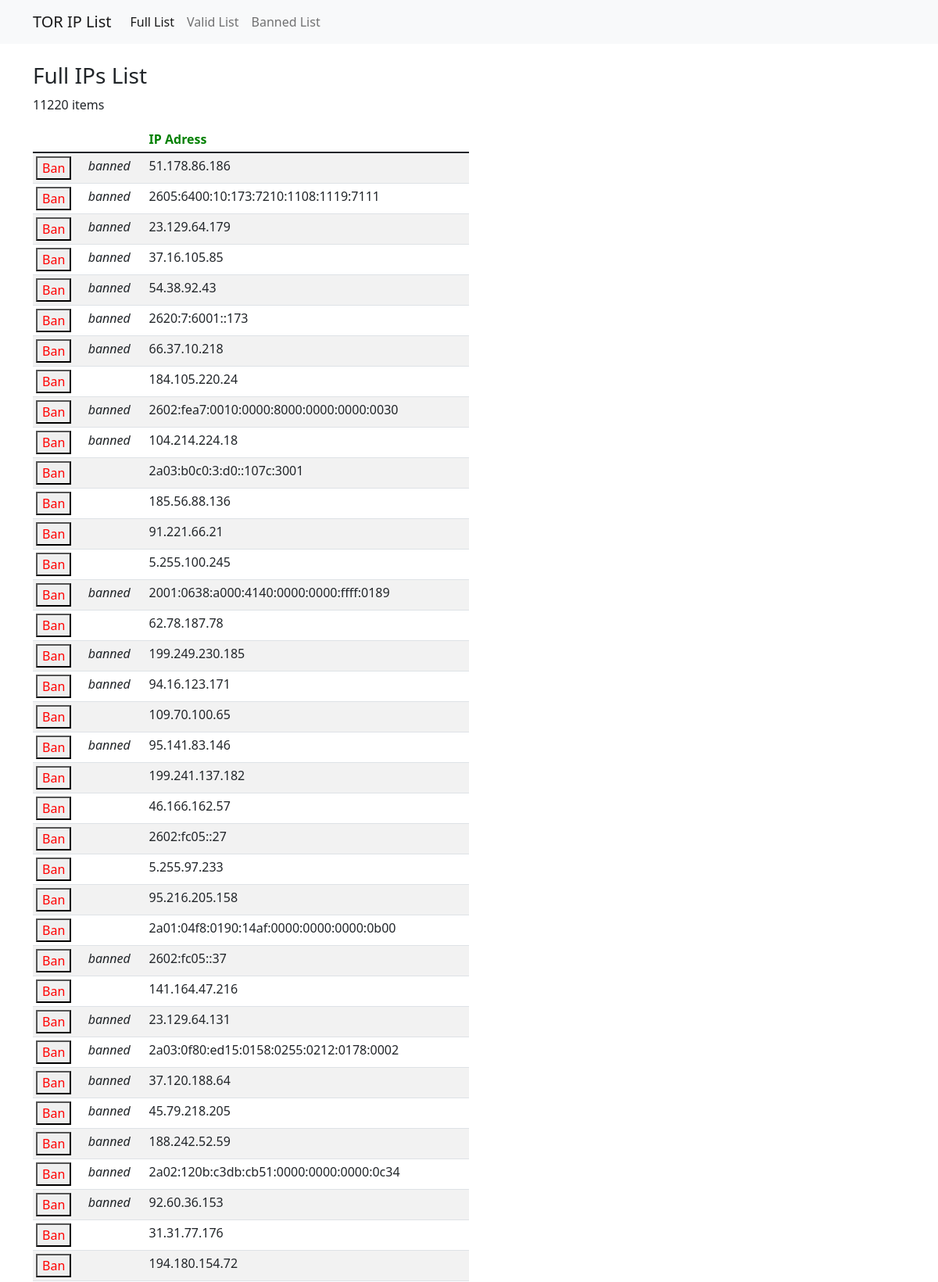
Page /fullList (upper part) on the committed database.
### tables this page shows
CREATE TABLE ip (
                ip_address TEXT PRIMARY KEY
            );

### main.py (the view)
@app.get('/fullList')
@cross_origin(supports_credentials=True)
def FullList():
    resp = server_FetchFullList()
    if request.content_type == 'application/json':
        print('--- JSON ---')
        resp = make_response(jsonify(resp))
        return resp
    else:
        if request.args.get("all"):
            size = len(resp)
        else:
            size = 50
        bans = {}
        for ip in server_getBannedList():
            try:
                bans[ip] = "banned"
            except:
                print(ip + ": Ip not in list")
        return render_template('fullList.html', total = len(resp), len = len(resp[0:size]), ips = resp, bans = bans)

### src/app_server.py (called while the page is built)
def server_FetchFullList():
    if utils_CheckTime(): # returns true if more than 30 minutes have passed
        data1 = utils_getIpsOnionoo()
        data2 = utils_getIpsTorNodes()
        print(len(data1), " entries from https://onionoo.torproject.org/summary?limit=5000")
        print(len(data2), " entries from https://www.dan.me.uk/torlist/")
        fullList = list(set(list(data1+data2)))
        db_InsertIP_FullList(fullList)
    else:
        fullList = db_GetList('full')
    return fullList

def server_getBannedList():
    return db_GetList('banned')

### src/database/ipDB.py (called while the page is built)
def db_connect_to_db():
    conn = sl.connect('src/database/ips_tor.db')
    return conn

def db_GetList(query_type):
    db_SetDB()
    conn = db_connect_to_db()
    c = conn.cursor()
    if(query_type == 'banned'):
        data = c.execute(query_banned)
    elif(query_type == 'full'):
        data = c.execute(query_full)
    ret = []
    for row in data:
        ret.append(row[0])
    conn.close()
    return ret

def db_verifDB():
    conn = db_connect_to_db()
    c = conn.cursor()
    data = c.execute(sql_verif)
    if (data.fetchone()[0]==1):
        conn.close()
        return True
    else:
        conn.close()
        return False

def db_SetDB():
    if not db_verifDB():
        print("Generating Database...")
        db_createBannedTable()
        db_CreateFullListTable()

### src/utils/external2.py (called while the page is built)
def utils_CheckTime():
    with open('src/utils/timeLog.txt', 'r') as f:
        t = float(f.readline())
        f.close()
        if( time.time() - t > 1800):
            return True
        else:
            return False

### templates/fullList.html (shortened to what this page needs)
{% extends 'base.html' %}
{% set active_page = "FullList" %}
{% block content %}
    <h3>Full IPs List</h3>
    <p>{{total}} items</p>
    <table class="table table-striped table-sm" style="width: 50%;">
        <thead>
            <tr style="color: green; ">
                <th scope="col" ></th>
                <th scope="col" ></th>
                <th scope="col" >IP Adress</th>
            </tr>
        </thead>
        <tbody>
            {%for i in range(0, len)%}
            <tr>
                <td>
                    <form action="{{url_for('BanIP')}}" method="post">
                        <button type="submit" style="color: red;"> Ban </button>
                    </form>
                </td>
                <td><i>{{bans[ips[i]]}}</i></td>
                <td>{{ips[i]}}</td>
            </tr>
            {%endfor%}
        </tbody>
    </table>
    <br><br>
{% endblock %}

### rows in the picture
ip: ip_address "51.178.86.186"
ip: ip_address "2605:6400:10:173:7210:1108:1119:7111"
ip: ip_address "23.129.64.179"
ip: ip_address "37.16.105.85"
ip: ip_address "54.38.92.43"
ip: ip_address "2620:7:6001::173"
ip: ip_address "66.37.10.218"
ip: ip_address "184.105.220.24"
ip: ip_address "2602:fea7:0010:0000:8000:0000:0000:0030"
ip: ip_address "104.214.224.18"
ip: ip_address "2a03:b0c0:3:d0::107c:3001"
ip: ip_address "185.56.88.136"
ip: ip_address "91.221.66.21"
ip: ip_address "5.255.100.245"
ip: ip_address "2001:0638:a000:4140:0000:0000:ffff:0189"
ip: ip_address "62.78.187.78"
ip: ip_address "199.249.230.185"
ip: ip_address "94.16.123.171"
ip: ip_address "109.70.100.65"
ip: ip_address "95.141.83.146"
ip: ip_address "199.241.137.182"
ip: ip_address "46.166.162.57"
ip: ip_address "2602:fc05::27"
ip: ip_address "5.255.97.233"
ip: ip_address "95.216.205.158"
ip: ip_address "2a01:04f8:0190:14af:0000:0000:0000:0b00"
ip: ip_address "2602:fc05::37"
ip: ip_address "141.164.47.216"
ip: ip_address "23.129.64.131"
ip: ip_address "2a03:0f80:ed15:0158:0255:0212:0178:0002"
ip: ip_address "37.120.188.64"
ip: ip_address "45.79.218.205"
ip: ip_address "188.242.52.59"
ip: ip_address "2a02:120b:c3db:cb51:0000:0000:0000:0c34"
ip: ip_address "92.60.36.153"
ip: ip_address "31.31.77.176"
ip: ip_address "194.180.154.72"

### other values in the picture
{{ total }} "11220"
{{ bans[ips[i]] }} "banned" "banned" "banned" "banned" "banned" "banned" "banned" "banned" "banned" "banned" "banned" "banned" "banned" "banned" "banned" "banned" "banned" "banned" "banned" "banned" "banned"
